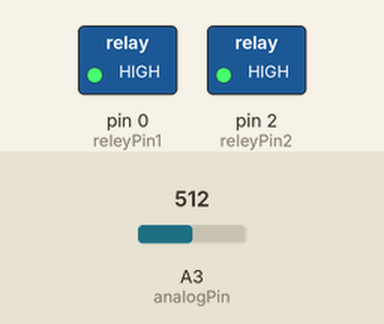
Simulated run of this sketch. Board: Arduino Uno, built with avr-gcc and run on an emulated ATmega328P. Parts: switched loads named in the sketch (green lamp = pin HIGH). The test bench sets the inputs (shaded band); at power-on: A3 (analogPin) = 512.

Above: at 3.2 s.
3.3 s: A3 (analogPin) set to 218
4.8 s: A3 (analogPin) set to 193
At 5.1 s:
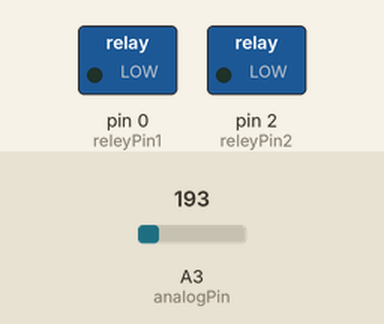
6.3 s: A3 (analogPin) set to 210
At 7.5 s:
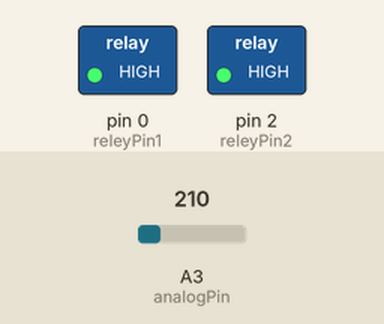
7.9 s: A3 (analogPin) set to 190
At 8.6 s:
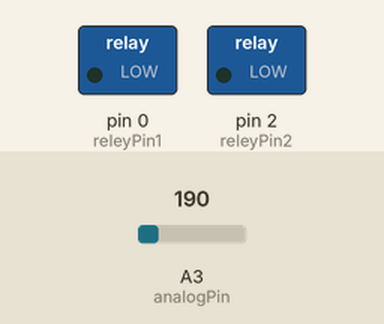
Timing chart, 0 to 10.4 s (numbered marks = the images above; inputs shaded):
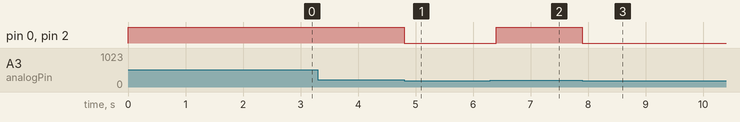

Measured:
- the behaviour switches between 200 and 199 on A3 (analogPin) (found by bisection; images 0 and 1)
- after the input at 3.3 s, every drawn part: stays the same
- after the input at 4.8 s, pin 0 (releyPin1), pin 2 (releyPin2): HIGH → LOW at once
- after the input at 6.3 s, pin 0 (releyPin1), pin 2 (releyPin2): LOW → HIGH after 0.10 s
- after the input at 7.9 s, pin 0 (releyPin1), pin 2 (releyPin2): HIGH → LOW at once

The sketch:

StrukovnaLDR.ino
```cpp
int analogPin = 3; //pin 2
int releyPin1 = 0; //pin 5
int releyPin2 = 2; //pin 6
int val = 0;

void setup()
{
  pinMode(releyPin1, OUTPUT);
  pinMode(releyPin2, OUTPUT);
  digitalWrite(releyPin1,HIGH);
  digitalWrite(releyPin2,HIGH);
  delay(2000);
}

void loop()
{
  val = analogRead(analogPin);    // read the input pin
  if(val < 200)
  {
    digitalWrite(releyPin1,LOW);
    digitalWrite(releyPin2,LOW);
    delay(200);
  }
  else
  {
    digitalWrite(releyPin1,HIGH);
    digitalWrite(releyPin2,HIGH);
  }
}
```
